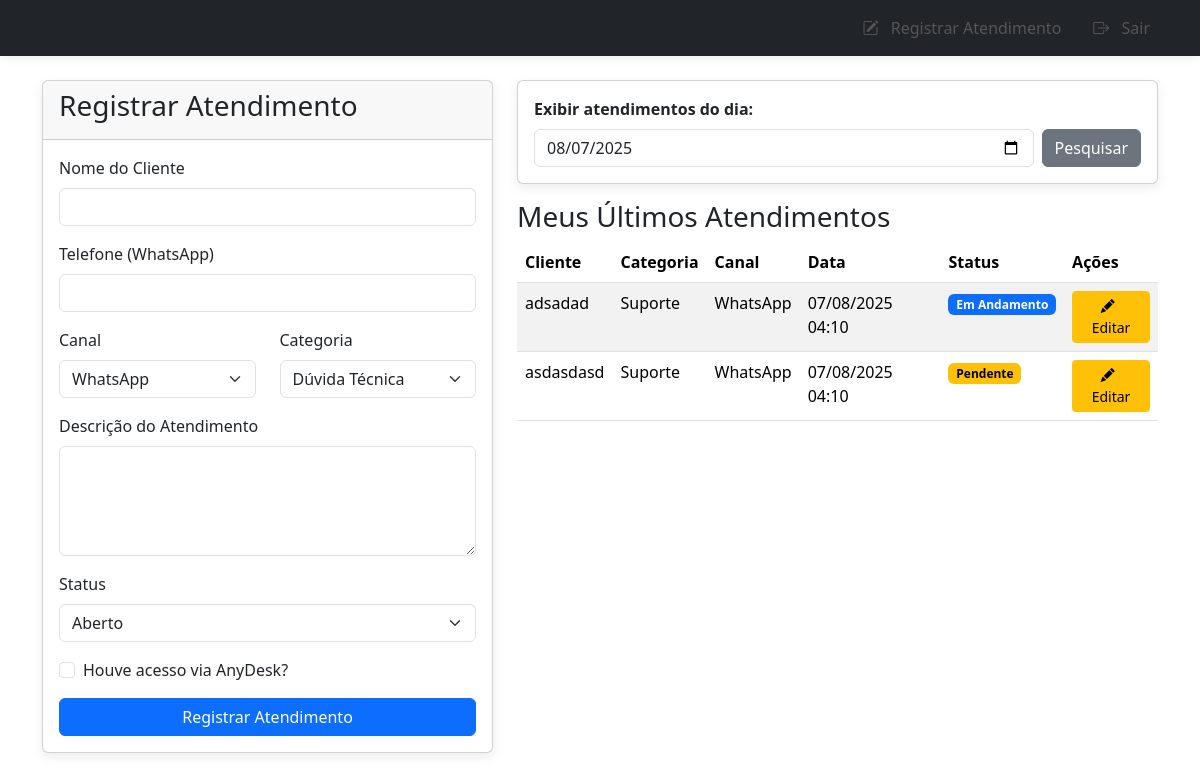
The page /index (signed in) on the database as committed earlier.
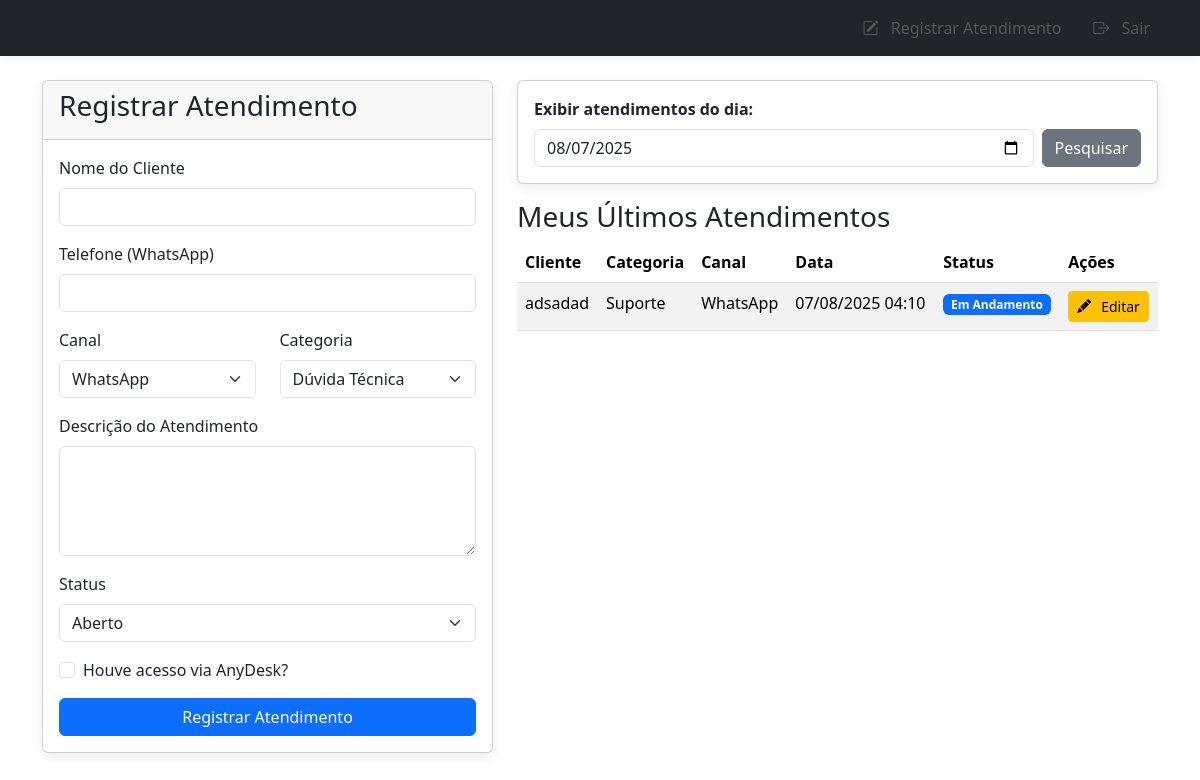
The same page on the database as committed later.
### app/models.py (models this page shows, shortened)
class Interaction(db.Model):
    __tablename__ = 'interactions'
    id = db.Column(db.Integer, primary_key=True)
    user_id = db.Column(db.Integer, db.ForeignKey('users.id'), nullable=False)
    client_name = db.Column(db.String(128), nullable=False, index=True)
    client_phone = db.Column(db.String(40), nullable=False)
    channel = db.Column(db.String(50), nullable=False)
    had_anydesk_session = db.Column(db.Boolean, default=False)
    category = db.Column(db.String(100), nullable=False)
    description = db.Column(db.Text, nullable=False)
    status = db.Column(db.String(50), default='Aberto', nullable=False)
    start_time = db.Column(db.DateTime, default=datetime.utcnow, index=True)
    end_time = db.Column(db.DateTime, nullable=True)

### app/routes.py (the view, shortened to what this page needs)
@bp.route('/', methods=['GET', 'POST'])
@bp.route('/index', methods=['GET', 'POST'])
@login_required
def index():
    interaction_form = InteractionForm()
    search_date_str = request.args.get('search_date')
    if search_date_str:
        try:
            search_date_obj = date.fromisoformat(search_date_str)
        except ValueError:
            flash('Formato de data inválido.', 'danger')
            search_date_obj = date.today()
    else:
        search_date_obj = date.today()
    start_of_day = datetime.combine(search_date_obj, time.min)
    end_of_day = datetime.combine(search_date_obj, time.max)
    query = Interaction.query.filter(
        Interaction.start_time >= start_of_day,
        Interaction.start_time <= end_of_day
    )
    query = query.filter_by(user_id=current_user.id)
    interactions = query.order_by(Interaction.start_time.desc()).all()
    if not current_user.is_supervisor:
        query = query.filter_by(user_id=current_user.id)
    interactions = query.order_by(Interaction.start_time.desc()).all()
    return render_template('index.html',
                           interaction_form=interaction_form,
                           interactions=interactions,
                           today=date.today().isoformat())

### app/forms.py
class InteractionForm(FlaskForm):
    client_name = StringField('Nome do Cliente', validators=[DataRequired()])
    client_phone = StringField('Telefone (WhatsApp)', validators=[DataRequired()])
    channel = SelectField('Canal', choices=[('WhatsApp', 'WhatsApp')], validators=[DataRequired()])
    category = SelectField('Categoria', choices=[
        ('Dúvida Técnica', 'Dúvida Técnica'),
        ('Suporte', 'Suporte'),
    ], validators=[DataRequired()])
    description = TextAreaField('Descrição do Atendimento', validators=[DataRequired()])
    status = SelectField('Status', choices=[('Aberto', 'Aberto'), ('Em Andamento', 'Em Andamento'), ('Resolvido', 'Resolvido'), ('Pendente', 'Pendente')], validators=[DataRequired()])
    had_anydesk_session = BooleanField('Houve acesso via AnyDesk?')
    submit_interaction = SubmitField('Registrar Atendimento')

### app/models.py (called while the page is built)
@login_manager.user_loader
def load_user(user_id):
    return User.query.get(user_id)

### app/templates/index.html (shortened to what the changed rows need)
{% extends "base.html" %}
{% block content %}
<div class="row">
    <div class="col-md-7">
        <div class="table-responsive">
            <table class="table table-striped table-hover">
                <thead>
                    <tr>
                        <th>Cliente</th>
                        <th>Categoria</th>
                        <th>Canal</th>
                        <th>Data</th>
                        <th>Status</th>
                        <th>Ações</th>
                    </tr>
                </thead>
                <tbody>
                    {% for interaction in interactions %}
                    <tr>
                        <td>{{ interaction.client_name }}</td>
                        <td>{{ interaction.category }}</td>
                        <td>{{ interaction.channel }}</td>
                        <td>{{ interaction.start_time.strftime('%d/%m/%Y %H:%M') }}</td>
                        <td>
                            {% if interaction.status == 'Resolvido' %}
                                <span class="badge status-resolvido">{{ interaction.status }}</span>
                            {% elif interaction.status == 'Pendente' %}
                                <span class="badge status-pendente">{{ interaction.status }}</span>
                            {% elif interaction.status == 'Em Andamento' %}
                                <span class="badge status-andamento">{{ interaction.status }}</span>
                            {% else %}
                                <span class="badge status-aberto">{{ interaction.status }}</span>
                            {% endif %}
                        </td>
                        <td>
                            {% if current_user.id == interaction.user_id or current_user.is_supervisor %}
                                <a href="{{ url_for('main.edit_interaction', interaction_id=interaction.id) }}" class="btn btn-warning btn-sm"><i class="bi bi-pencil-fill"></i> Editar</a>
                            {% endif %}
                        </td>
                    </tr>
                    {% else %}
                    <tr>
                        <td colspan="5" class="text-center">Nenhum atendimento registrado ainda.</td>
                    </tr>
                    {% endfor %}
                </tbody>
            </table>
        </div>
    </div>
</div>
{% endblock %}

Rows that differ between the two databases and show on the page:
removed Interaction: client_name "asdasdasd", category "Suporte", channel "WhatsApp", start_time "07/08/2025 04:10", status "Pendente"
